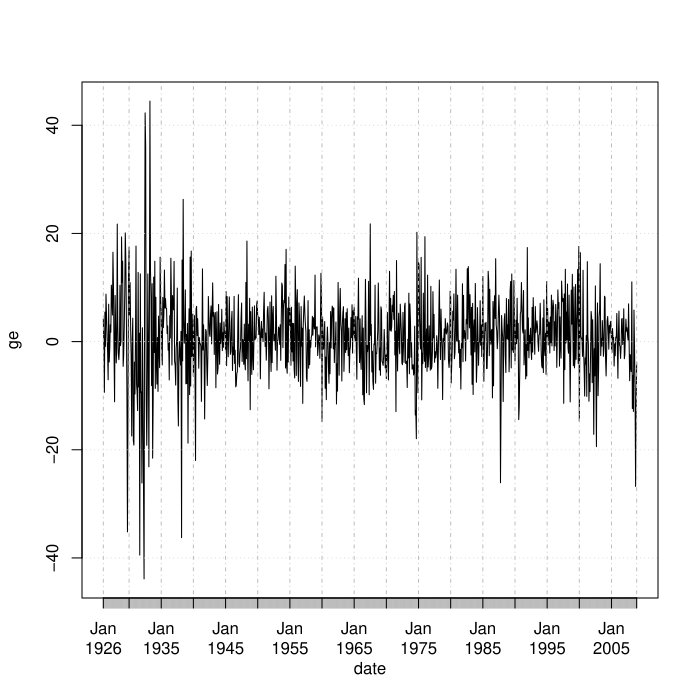

Write R code to recreate this figure.
#
# Copyright (c) 2015 by Yuchao Zhao, Xiaoye Meng.
#
# This program is free software: you can redistribute it and/or modify
# it under the terms of the GNU General Public License as published by
# the Free Software Foundation, either version 3 of the License, or
# (at your option) any later version.
#
# This program is distributed in the hope that it will be useful,
# but WITHOUT ANY WARRANTY; without even the implied warranty of
# MERCHANTABILITY or FITNESS FOR A PARTICULAR PURPOSE.  See the
# GNU General Public License for more details.
#
# You should have received a copy of the GNU General Public License
# along with this program.  If not, see <http://www.gnu.org/licenses/>.
#

require(xts)
require(rugarch)

da = read.table("data/m-ge2608.txt", header = T)
ge = log(1 + da[, 2]) * 100
plot(xts(ge, order.by = as.Date(paste(substr(da[, 1], 1, 4), substr(da[, 1], 5, 6), substring(da[, 1], 7),
	sep = '-'))), type = 'l', main = '', xlab = 'date', ylab = 'ge')
# FIXME
m1 = ugarchfit(ugarchspec(variance.model = list(model = "fGARCH", garchOrder = c(1, 1), submodel = "TGARCH"),
	mean.model = list(armaOrder = c(0, 0)), distribution.model = "ged"), ge)
show(m1)
